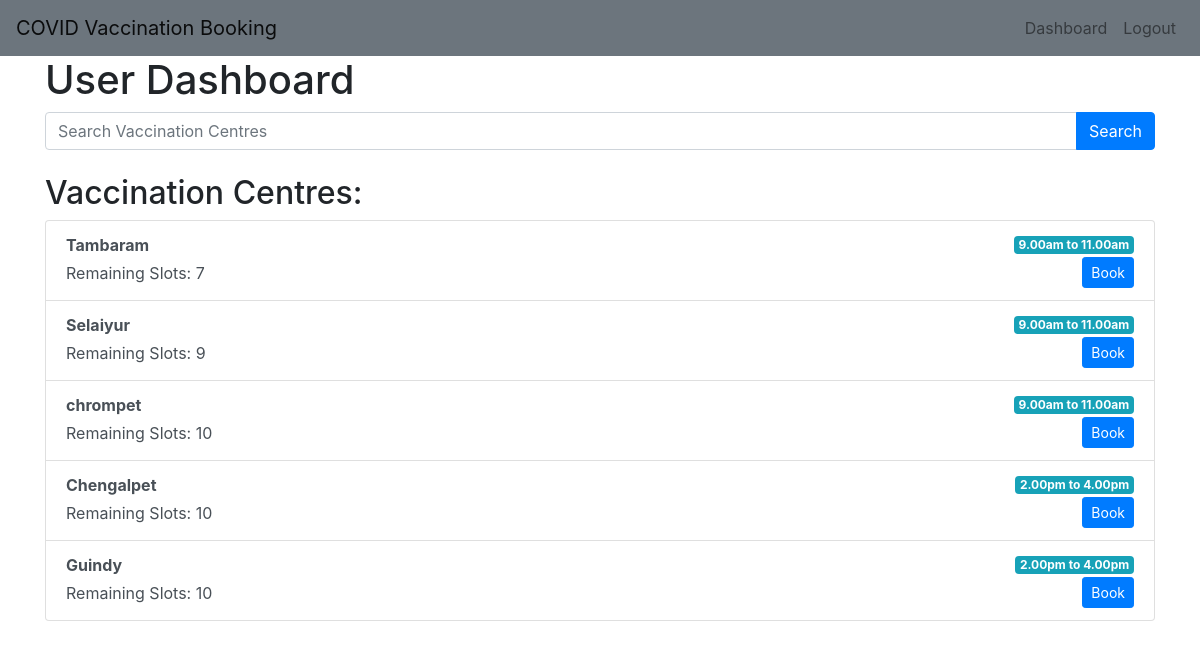
Page /user/dashboard (signed in) on the committed database.
### app/models.py (models this page shows)
class VaccinationCentre(db.Model):
    id = db.Column(db.Integer, primary_key=True)
    name = db.Column(db.String(50), nullable=False)
    working_hours = db.Column(db.String(100), nullable=False)
    slots = db.Column(db.Integer, nullable=False, default=10)

### app/router.py (the view, shortened to what this page needs)
@app.route('/user/dashboard', methods=['GET', 'POST'])
def user_dashboard():
    if 'user_id' not in session:
        return redirect(url_for('login'))
    search_query = request.args.get('search_query')
    if search_query:
        centres = VaccinationCentre.query.filter(VaccinationCentre.name.ilike(f'%{search_query}%')).all()
    else:
        centres = VaccinationCentre.query.all()
    form = RegistrationForm()
    return render_template('user_dashboard.html', centres=centres, form=form)

### app/forms.py
class RegistrationForm(FlaskForm):
    username = StringField('Username',
                           validators=[DataRequired(), Length(min=2, max=20)])
    password = PasswordField('Password', validators=[DataRequired()])
    confirm_password = PasswordField('Confirm Password',
                                     validators=[DataRequired(), EqualTo('password')])
    submit = SubmitField('Sign Up')

### app/templates/user_dashboard.html (shortened to what this page needs)
{% extends 'base.html' %}
{% block content %}
    <h1>User Dashboard</h1>
    <div class="row mb-4">
        <div class="col">
            <form method="GET" action="{{ url_for('user_dashboard') }}">
                <div class="input-group">
                    <input type="text" name="search_query" class="form-control" placeholder="Search Vaccination Centres">
                    <div class="input-group-append">
                        <button type="submit" class="btn btn-primary">Search</button>
                    </div>
                </div>
            </form>
        </div>
    </div>
    <h2>Vaccination Centres:</h2>
    <div class="list-group">
        {% for centre in centres %}
            <div class="list-group-item list-group-item-action">
                <div class="d-flex justify-content-between align-items-center">
                    <strong>{{ centre.name }}</strong>
                    <span class="badge badge-info">{{ centre.working_hours }}</span>
                </div>
                <div class="d-flex justify-content-between align-items-center">
                    <span>Remaining Slots: {{ centre.slots }}</span>
                    {% if centre.slots > 0 %}
                        <form method="POST" action="{{ url_for('register') }}">
                            <button type="submit" class="btn btn-primary btn-sm">Book</button>
                        </form>
                    {% else %}
                        <span class="badge badge-danger">Fully Booked</span>
                    {% endif %}
                </div>
            </div>
        {% endfor %}
    </div>
{% endblock %}

### app/templates/base.html (shortened to what this page needs)
<!DOCTYPE html>
<html>
<head>
    <link rel="stylesheet" href="https://maxcdn.bootstrapcdn.com/bootstrap/4.0.0/css/bootstrap.min.css">
</head>
<body>
    <nav class="navbar navbar-expand-lg navbar-light bg-secondary">
        <a class="navbar-brand" href="{{ url_for('index') }}">COVID Vaccination Booking</a>
        <div class="collapse navbar-collapse" id="navbarNav">
            <ul class="navbar-nav ml-auto">
                {% if 'user_id' in session %}
                    <li class="nav-item">
                        <a class="nav-link" href="{{ url_for('user_dashboard') }}">Dashboard</a>
                    </li>
                    <li class="nav-item">
                        <a class="nav-link" href="{{ url_for('logout') }}">Logout</a>
                    </li>
                {% endif %}
            </ul>
        </div>
    </nav>
    <div class="container">
        {% block content %}
        {% endblock %}
    </div>
</body>
</html>

### rows in the picture
VaccinationCentre: name "Tambaram", working_hours "9.00am to 11.00am", slots "7"
VaccinationCentre: name "Selaiyur", working_hours "9.00am to 11.00am", slots "9"
VaccinationCentre: name "chrompet", working_hours "9.00am to 11.00am", slots "10"
VaccinationCentre: name "Chengalpet", working_hours "2.00pm to 4.00pm", slots "10"
VaccinationCentre: name "Guindy", working_hours "2.00pm to 4.00pm", slots "10"
